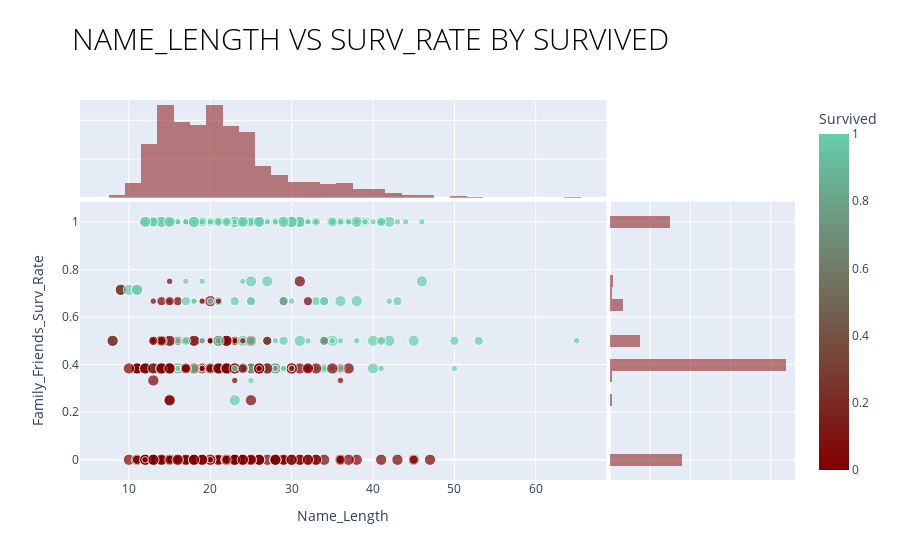

The cell this chart's notebook holds for it:
### Code cell
fig = px.scatter(train_viz,
                 x="Name_Length", y="Family_Friends_Surv_Rate", color="Survived", size="Pclass",
                 size_max=8, color_continuous_scale=['maroon', 'mediumaquamarine'],
                 marginal_x='histogram', marginal_y='histogram',
                 template='plotly', title='<span style="font-weight: 100;">NAME_LENGTH VS SURV_RATE BY SURVIVED</span>')

fig.update_layout(
    title_x=0.08,
    title_font_size=30,
    title_font_color='black'
)

fig.show()

### Figure 1 — Plotly figure (JSON) as saved in the notebook; plotly's stock layout.template omitted (floating-point values rounded to 4 significant figures; data arrays with more than 128 entries replaced by an {"elided": "..."} marker saying what was removed)
{"data": [{"hovertemplate": "Name_Length=%{x}<br>Family_Friends_Surv_Rate=%{y}<br>Pclass=%{marker.size}<br>Survived=%{marker.color}<extra></extra>", "legendgroup": "", "marker": {"color": {"elided": "891 int values"}, "coloraxis": "coloraxis", "size": {"elided": "891 int values"}, "sizemode": "area", "sizeref": 0.04688, "symbol": "circle"}, "mode": "markers", "name": "", "orientation": "v", "showlegend": false, "type": "scatter", "x": {"elided": "891 int values"}, "xaxis": "x", "y": {"elided": "891 float values"}, "yaxis": "y"}, {"alignmentgroup": "True", "bingroup": "x", "hovertemplate": "Name_Length=%{x}<br>count=%{y}<extra></extra>", "legendgroup": "", "marker": {"color": "maroon"}, "name": "", "offsetgroup": "", "opacity": 0.5, "showlegend": false, "type": "histogram", "x": {"elided": "891 int values"}, "xaxis": "x3", "yaxis": "y3"}, {"alignmentgroup": "True", "bingroup": "y", "hovertemplate": "Family_Friends_Surv_Rate=%{y}<br>count=%{x}<extra></extra>", "legendgroup": "", "marker": {"color": "maroon"}, "name": "", "offsetgroup": "", "opacity": 0.5, "showlegend": false, "type": "histogram", "xaxis": "x2", "y": {"elided": "891 float values"}, "yaxis": "y2"}], "layout": {"barmode": "overlay", "coloraxis": {"colorbar": {"title": {"text": "Survived"}}, "colorscale": [[0, "maroon"], [1, "mediumaquamarine"]]}, "legend": {"itemsizing": "constant", "tracegroupgap": 0}, "title": {"font": {"color": "black", "size": 30}, "text": "<span style=\"font-weight: 100;\">NAME_LENGTH VS SURV_RATE BY SURVIVED</span>", "x": 0.08}, "xaxis": {"anchor": "y", "domain": [0, 0.7363], "title": {"text": "Name_Length"}}, "xaxis2": {"anchor": "y2", "domain": [0.7413, 1], "matches": "x2", "showgrid": true, "showline": false, "showticklabels": false, "ticks": ""}, "xaxis3": {"anchor": "y3", "domain": [0, 0.7363], "matches": "x", "showgrid": true, "showticklabels": false}, "xaxis4": {"anchor": "y4", "domain": [0.7413, 1], "matches": "x2", "showgrid": true, "showline": false, "showticklabels": false, "ticks": ""}, "yaxis": {"anchor": "x", "domain": [0, 0.7326], "title": {"text": "Family_Friends_Surv_Rate"}}, "yaxis2": {"anchor": "x2", "domain": [0, 0.7326], "matches": "y", "showgrid": true, "showticklabels": false}, "yaxis3": {"anchor": "x3", "domain": [0.7426, 1], "matches": "y3", "showgrid": true, "showline": false, "showticklabels": false, "ticks": ""}, "yaxis4": {"anchor": "x4", "domain": [0.7426, 1], "matches": "y3", "showgrid": true, "showline": false, "showticklabels": false, "ticks": ""}}}
